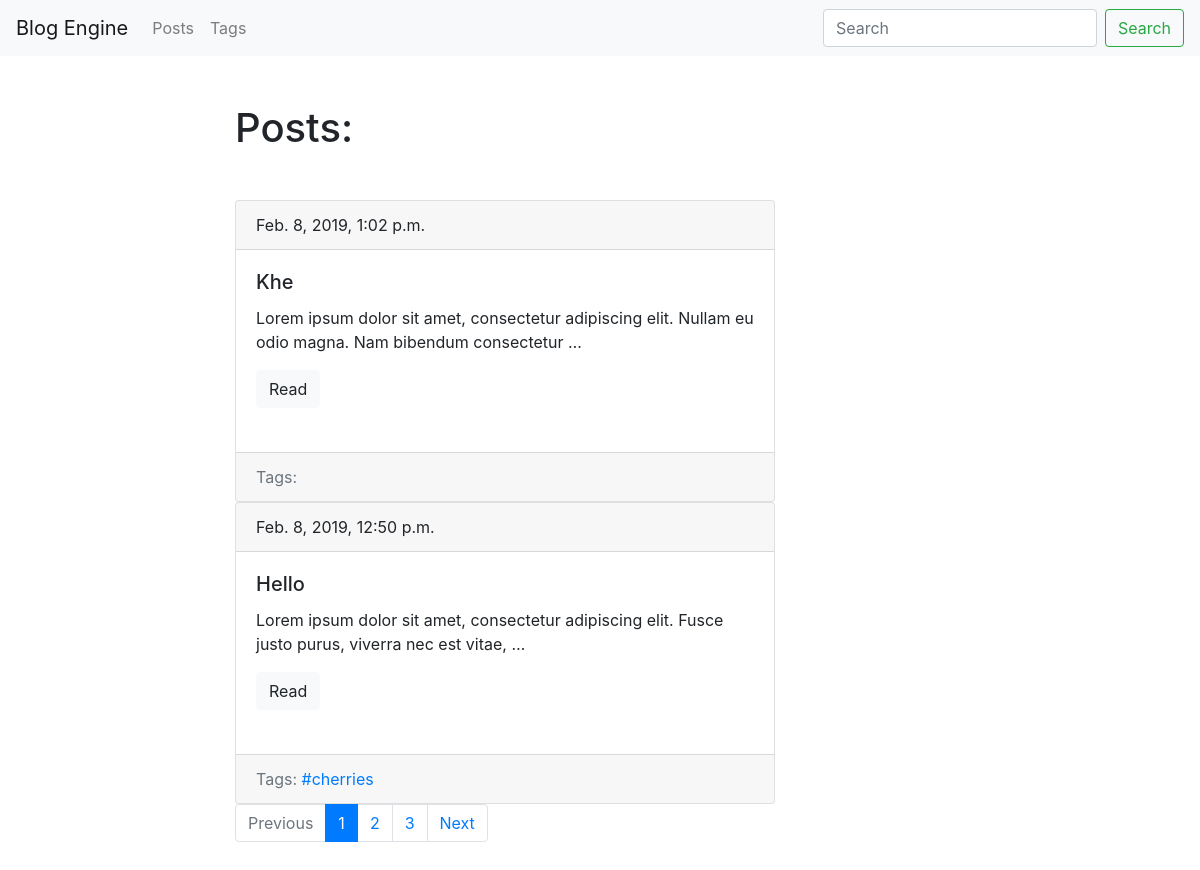
Screenshot of /blog/ with the database file from the repository.
### blog/models.py (models this page shows, shortened)
class Post(models.Model):
    title = models.CharField(max_length=100, db_index=True)
    slug = models.SlugField(max_length=150, blank=True, unique=True)
    body = models.TextField(blank=True, db_index=True)
    tags = models.ManyToManyField('Tag', blank=True, related_name='posts')
    date_pub = models.DateTimeField(auto_now_add=True)
    def get_absolute_url(self):
        return reverse('post_detail_url', kwargs={'slug': self.slug})
    class Meta:
        ordering = ['-date_pub']

class Tag(models.Model):
    title = models.CharField(max_length=50)
    slug = models.SlugField(max_length=50, unique=True)
    def get_absolute_url(self):
        return reverse('tag_detail_url', kwargs={'slug': self.slug})
    class Meta:
        ordering = ['title']

### blog/views.py (the view)
# urls.py: path('', posts_list, name='posts_list_url'),
def posts_list(request):
    search_query = request.GET.get('search', '')
    if search_query:
        posts = Post.objects.filter(Q(title__icontains=search_query) |
        Q(body__icontains=search_query))
    else:
        posts = Post.objects.all()
    max_posts_on_page = 2
    paginator = Paginator(posts, max_posts_on_page)
    page_number = request.GET.get('page', 1)
    page = paginator.get_page(page_number)
    is_paginated = page.has_other_pages()
    if page.has_previous():
        prev_url = '?page={}'.format(page.previous_page_number())
    else:
        prev_url = ''
    if page.has_next():
        next_url = '?page={}'.format(page.next_page_number())
    else:
        next_url = ''
    context = {
        'page_object': page,
        'is_paginated': is_paginated,
        'prev_url': prev_url,
        'next_url': next_url
    }
    return render(request, 'blog/index.html', context=context)

### blog/templates/blog/index.html (shortened to what this page needs)
{% extends 'blog/base_blog.html' %}
{% block content %}
    <h1 class="mb-5">Posts:</h1>
{% for post in page_object.object_list %}
    {% include 'blog/includes/post_card_template.html' %}
{% endfor %}
{% endblock %}

### blog/templates/blog/includes/post_card_template.html
<div class="card">
    <div class="card-header">
        {{ post.date_pub }}
    </div>
    <div class="card-body mb-4">
        <h5 class="card-title">{{ post.title }}</h5>
        <p class="card-text">{{ post.body|truncatewords:15 }}</p>
        <a href="{{ post.get_absolute_url }}" class="btn btn-light">Read</a>
    </div>
    <div class="card-footer text-muted">
        Tags:
        {% for tag in post.tags.all %}
            <a href="{{ tag.get_absolute_url }}">#{{ tag.title }}</a>
        {% endfor %}
    </div>
</div>

### static/css/styles.css (style rules this page uses)
body { margin-bottom: 20px; }

### rows the page displays
Post: date_pub "Feb. 8, 2019, 1:02 p.m.", title "Khe", body "Lorem ipsum dolor sit amet, consectetur adipiscing elit. Nullam eu odio magna. Nam bibendum consectetur …"
Post: date_pub "Feb. 8, 2019, 12:50 p.m.", title "Hello", body "Lorem ipsum dolor sit amet, consectetur adipiscing elit. Fusce justo purus, viverra nec est vitae, …"
Tag: title "cherries"

### other values shown
{{ n }} "1"
{{ n }} "2" "3"
